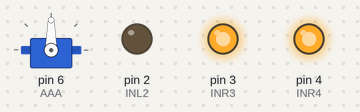
This sketch was run on a simulated Arduino Uno, built with avr-gcc and run on an emulated ATmega328P. On the bench: servo, output pins drawn as LEDs (lit = HIGH). Pins used as bus, display or sensor lines are not drawn.

Above: at 0.1 s.
Timing chart, 0 to 1.6 s (numbered marks = the images above):
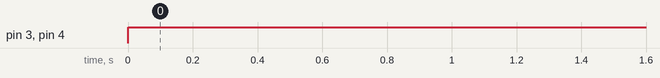

The sketch:

line-rf-or-state-drive.ino
```cpp
#include <Servo.h>
Servo AAA;  // create servo object to control a servo
int pos = 0;    // variable to store the servo position
const int INL1=1;
const int INL2=2;
const int INR3=3;
const int INR4=4;
const int INRD=6;
const int Sensor3=12;
const int Sensor4=13;
float cm; //距离变量
float temp; //临时变量
void setup()
{
  pinMode(INR3,OUTPUT);
  pinMode(INR4,OUTPUT);
  pinMode(INL1,OUTPUT);
AAA.attach(12);
   pinMode(INL2,OUTPUT);


  Serial.begin(9600);
  pinMode(Sensor3,INPUT);
  pinMode(Sensor4,INPUT);
}

void loop()
{
     if ( digitalRead(Sensor3)==HIGH)
    {
     digitalWrite(INL1,HIGH);
     digitalWrite(INL2,HIGH);
     digitalWrite(INR3,HIGH);
     digitalWrite(INR4,LOW);
      }
  else if ( digitalRead(Sensor3)==LOW)

   {digitalWrite(INL1,HIGH);
AAA.attach(6);
   digitalWrite(INL2,LOW);
   digitalWrite(INR3,HIGH);
   digitalWrite(INR4,HIGH);


   }

}
```

Measured:
- by itself, pin 3 (INR3), pin 4 (INR4): LOW → HIGH at 0.00 s
